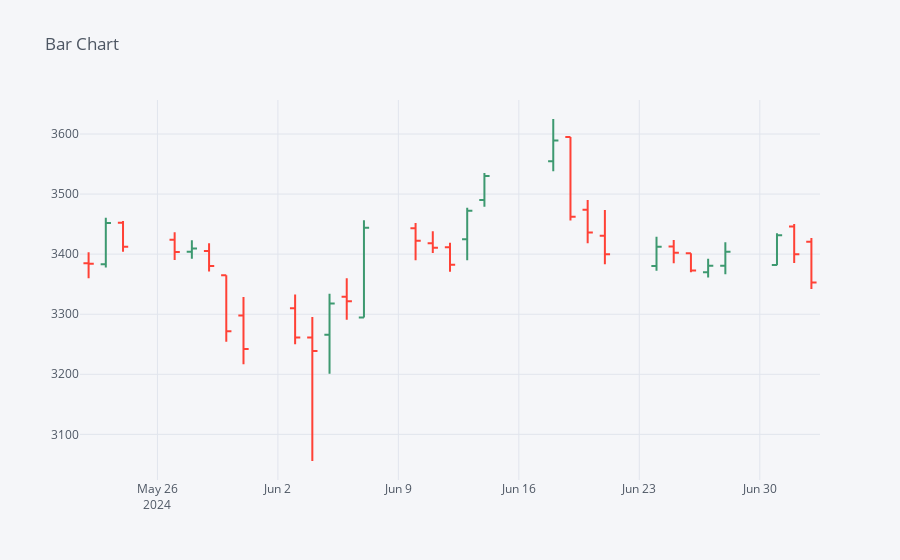

Here is the notebook cell this chart was saved with:
### Markdown cell above
Plotting OHLC Data
Next, we'll plot the time series data in ohlc format.

### Code cell
df[-30:].iplot(kind='ohlc', title='Bar Chart')

### Figure 1 — Plotly figure (JSON) as saved in the notebook; plotly's stock layout.template omitted (floating-point values rounded to 4 significant figures)
{"data": [{"close": [3384.0, 3452.0, 3412.0, 3403.0, 3409.0, 3380.0, 3272.0, 3242.0, 3261.0, 3239.0, 3318.0, 3322.0, 3444.0, 3422.0, 3411.0, 3382.0, 3472.0, 3530.0, 3589, 3462.0, 3436.0, 3400.0, 3412.0, 3402.0, 3373.0, 3381.0, 3404.0, 3431.0, 3400.0, 3353.0], "high": [3403.0, 3460.0, 3455.0, 3436.0, 3423, 3418, 3365, 3329.0, 3333.0, 3295.0, 3334, 3360, 3457.0, 3452, 3438.0, 3419.0, 3477.0, 3535, 3625, 3595, 3490, 3474.0, 3429, 3423.0, 3402.0, 3392.0, 3420.0, 3435, 3450, 3427.0], "low": [3360, 3378.0, 3404.0, 3390.0, 3392.0, 3371.0, 3254, 3217.0, 3250, 3056.0, 3201.0, 3291.0, 3294.0, 3390, 3402.0, 3371.0, 3390, 3479, 3538, 3456, 3418.0, 3383.0, 3372.0, 3385.0, 3370, 3361.0, 3366.0, 3382.0, 3385.0, 3342.0], "open": [3385.0, 3383, 3452.0, 3424.0, 3404, 3405.0, 3365, 3298, 3310, 3261.0, 3266, 3329, 3294.0, 3443, 3418.0, 3411.0, 3425.0, 3490, 3555.0, 3595, 3474, 3431.0, 3380.0, 3413.0, 3402.0, 3370, 3381.0, 3382, 3446, 3421.0], "showlegend": false, "type": "ohlc", "x": ["2024-05-22", "2024-05-23", "2024-05-24", "2024-05-27", "2024-05-28", "2024-05-29", "2024-05-30", "2024-05-31", "2024-06-03", "2024-06-04", "2024-06-05", "2024-06-06", "2024-06-07", "2024-06-10", "2024-06-11", "2024-06-12", "2024-06-13", "2024-06-14", "2024-06-18", "2024-06-19", "2024-06-20", "2024-06-21", "2024-06-24", "2024-06-25", "2024-06-26", "2024-06-27", "2024-06-28", "2024-07-01", "2024-07-02", "2024-07-03"], "yaxis": "y2"}], "layout": {"legend": {"bgcolor": "#F5F6F9", "font": {"color": "#4D5663"}}, "paper_bgcolor": "#F5F6F9", "plot_bgcolor": "#F5F6F9", "title": {"font": {"color": "#4D5663"}, "text": "Bar Chart"}, "xaxis": {"gridcolor": "#E1E5ED", "rangeslider": {"visible": false}, "showgrid": true, "tickfont": {"color": "#4D5663"}, "title": {"font": {"color": "#4D5663"}, "text": ""}, "zerolinecolor": "#E1E5ED"}, "yaxis": {"gridcolor": "#E1E5ED", "showgrid": true, "showticklabels": false, "tickfont": {"color": "#4D5663"}, "title": {"font": {"color": "#4D5663"}, "text": ""}, "zerolinecolor": "#E1E5ED"}, "yaxis2": {"gridcolor": "#E1E5ED", "showgrid": true, "tickfont": {"color": "#4D5663"}, "title": {"font": {"color": "#4D5663"}, "text": ""}, "zerolinecolor": "#E1E5ED"}}}
